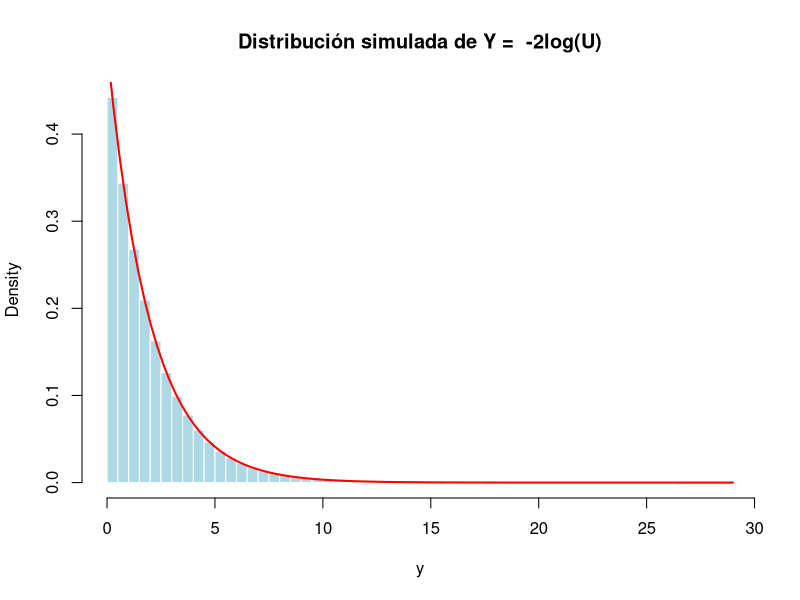
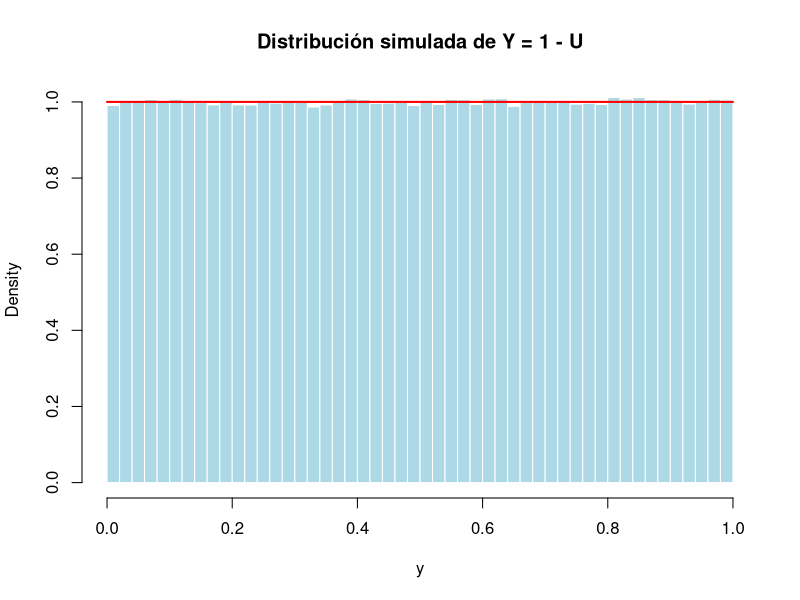

Generate these figures, in order, with R:
## ---- chunk 1
knitr::opts_chunk$set(echo = TRUE)
## ---- chunk 2
# Vector de tamaños de muestra
n_values <- c(9, 16, 25, 36, 49, 64)

# Desviación estándar poblacional
sigma <- 1
delta <- 0.3  # margen

# Función para calcular P(|Y - mu| <= delta)
calc_prob <- function(n, sigma, delta) {
  se <- sigma / sqrt(n)  # error estándar
  z <- delta / se        # valor z
  prob <- pnorm(z) - pnorm(-z)
  return(prob)
}

# Calcular para cada n
results <- sapply(n_values, function(n) calc_prob(n, sigma, delta))

# Mostrar resultados en una tabla
data.frame(
  n = n_values,
  Probabilidad = round(results, 4)
)
## ---- chunk 3
# Exacto con la cdf de chi-cuadrado
prob_exacta <- pchisq(q = 6, df = 6)
prob_exacta
## ---- chunk 4
# Comprobación por simulación (Monte Carlo)
set.seed(123)
B <- 1e6
Z <- matrix(rnorm(6 * B), ncol = 6)
S <- rowSums(Z^2)
prob_sim <- mean(S <= 6)
c(prob_exacta = prob_exacta, prob_sim = prob_sim, error_abs = abs(prob_sim - prob_exacta))
## ---- chunk 5
#Respuesta al inciso t=0.10 y df=5
df5<-pt(0.10,5)
#Respuesta al inciso t=0.10 y df=30
df30<-pt(0.10, 30)
#Respuesta al inciso t=0.10 y df=60
df60<-pt(0.10, 60)
#Respuesta al inciso t=0.10 y df=120
df120<-pt(0.10, 120)

#Se procede a imprimir las respuestas
sprintf("El valor de t para 5 grados de libertad es: %f", df5)
sprintf("El valor de t para 30 grados de libertad es: %f", df30)
sprintf("El valor de t para 60 grados de libertad es: %f", df60)
sprintf("El valor de t para 120 grados de libertad es: %f", df120)
## ---- chunk 6
#Se calcula el valor de z_{0.10}
sprintf("El valor de la normal para x=0.10 es : %f", pnorm(0.10,0,1))
## ---- chunk 7
#P(F>F_{0.025})
F1<- pf(0.025, 4, 6)
F2<- pf(0.975, 4, 6)
sprintf("El valor de P(F>F_{0.025})= %f", F1)
sprintf("El valor de P(F>F_{0.975}= %f", F2)
## ---- chunk 8
Fb<- pf(0.025, 6, 4)
sprintf("El valor de P(F_{0.025})= %f", Fb)
## ---- chunk 9
# Semillita (buena práctica)
set.seed(123)

# Millón de números aleatorios uniformes en (0,1)
n <- 1e6
U <- runif(n, 0, 1)

# Transformación de Y =  -2*log(U)
Y <- -2*log(U)

# Histograma de Y con su densidad
hist(Y, probability = TRUE, breaks = 100,
     col = "lightblue", border = "white",
     main = "Distribución simulada de Y =  -2log(U)",
     xlab = "y")

# Función de densidad teórica 
curve(dexp(x, rate= 0.5), add = TRUE, col = "red", lwd = 2)

## ---- chunk 10
# Semillita (buena práctica)
set.seed(123)

# Millón de números aleatorios uniformes en (0,1)
n <- 1e6
U <- runif(n, 0, 1)

# Transformación de Y = 1 - U
Y <- 1 - U

# Histograma de Y con su densidad
hist(Y, probability = TRUE, breaks = 50,
     col = "lightblue", border = "white",
     main = "Distribución simulada de Y = 1 - U",
     xlab = "y")

# Función de densidad teórica 
curve(dunif(x, 0, 1), add = TRUE, col = "red", lwd = 2)

